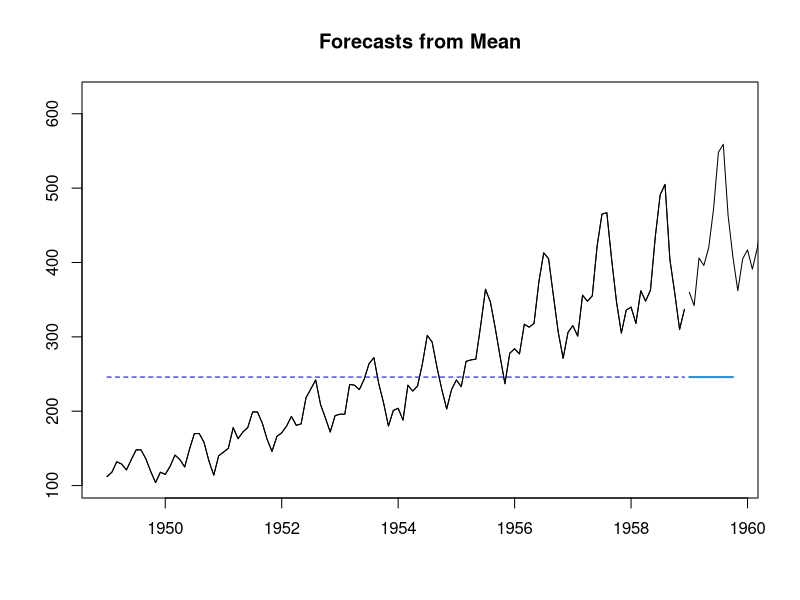
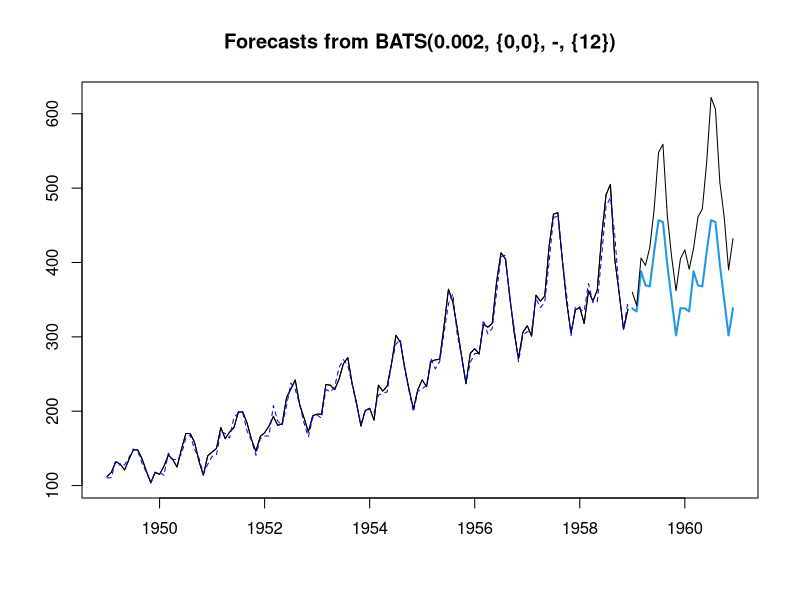
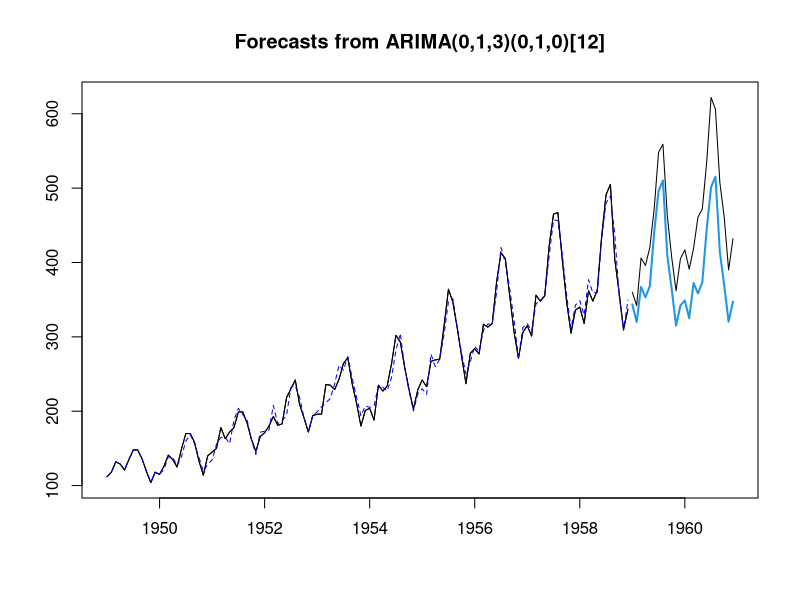
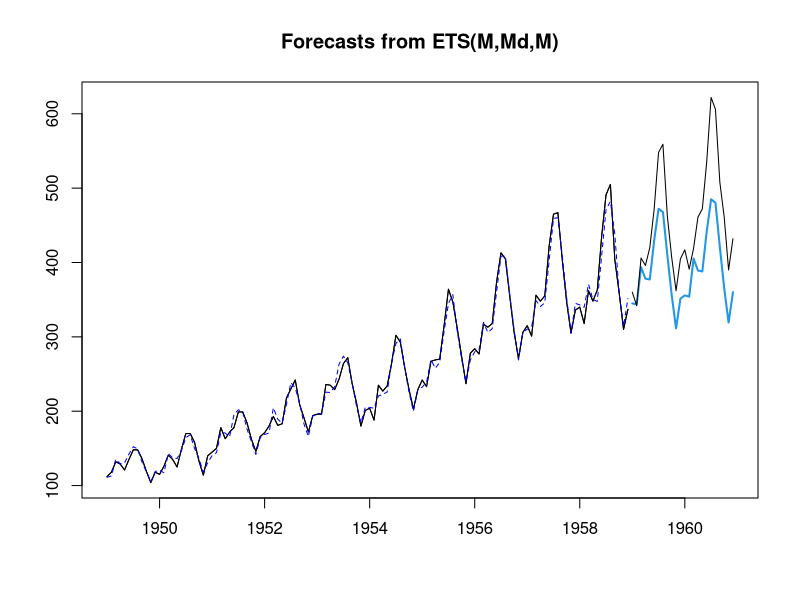
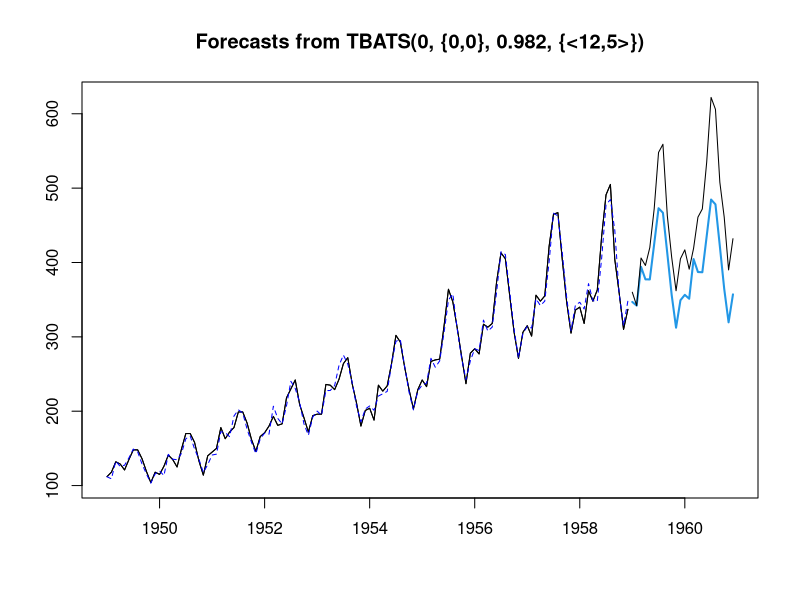

The R script that drew these images, in order: (Note: this script raises an error after producing the figures.)

#AirPassengers
library(forecast)
data("AirPassengers")
train = window(AirPassengers, start=c(1949, 1), end=c(1958, 12))
test = window(AirPassengers, start=c(1959, 1), end=c(1960, 12))
forecast_wrapper <- function(model, ...){
  mod <- model(train, ...)
  pred <- forecast::forecast(mod, length(test))
  plot(pred, ylim = range(c(train, test)), PI=FALSE, shaded=FALSE)
  lines(train, col='black')
  lines(test, col='black')
  lines(fitted(mod), col='blue', lty=2)
  forecast::accuracy(pred, test)[,'MAE']
}
forecast_wrapper(forecast::meanf)
forecast_wrapper(forecast::bats, seasonal.periods=12)
forecast_wrapper(forecast::auto.arima, stepwise=FALSE)
forecast_wrapper(forecast::ets, restrict=FALSE, allow.multiplicative.trend=TRUE)
forecast_wrapper(forecast::tbats, seasonal.periods=12)
tr <- data.frame(
  date = seq_along(train),
  AirPassengers = train
)
te <- data.frame(
  date = length(train) + seq_along(test),
  AirPassengers = test
)
stopifnot((nrow(tr) + nrow(te)) == length(AirPassengers))
write.csv(tr, '~/datasets/AirPassengers_train.csv', row.names=FALSE)
write.csv(te, '~/datasets/AirPassengers_test.csv', row.names=FALSE)

#Nutonian
#https://trial.nutonian.com/DataRobot/modeling/AirPassengers_train_79d9b7e7-1844-4f0a-9e42-56a7176d881b/0
mylag <- function(x, n){
  tmp <- quantmod::Lag(as.numeric(x), n)[,1]
  tmp <- ts(tmp, start=start(x), frequency = frequency(x))
  return(tmp)
}
pred1 <- function(x){
  36.98 + 1.395*pmax(mylag(x, 24), mylag(x, 33)) - 0.3684*mylag(x, 33)
}
pred2 <- function(x){
  43.85 + 1.083*mylag(x, 24)
}
eq_pred <- pred2(AirPassengers)
eq_pred <- ts(eq_pred, start=start(AirPassengers), frequency = frequency(AirPassengers))
eq_pred_train <- window(eq_pred, start=start(train), end=end(train))
eq_pred_test <- window(eq_pred, start=start(test), end=end(test))
plot(AirPassengers, col='white')
lines(train, col='black')
lines(test, col='black')
lines(eq_pred_train, col='blue', lty=2)
lines(eq_pred_test, col='blue', lty=1)
accuracy(eq_pred_test, test)

#Lynx
library(forecast)
data("lynx")
train <- window(lynx, end=1900)
test <- window(lynx, start=1901)
write.csv(train, '~/datasets/lynx_train.csv')
write.csv(test, '~/datasets/lynx_test.csv')
forecast_wrapper(forecast::ets, restrict=FALSE, allow.multiplicative.trend=TRUE)
forecast_wrapper(forecast::meanf)
forecast_wrapper(forecast::bats, seasonal.periods=9.63)
forecast_wrapper(forecast::auto.arima, stepwise=FALSE)
forecast_wrapper(forecast::auto.arima, stepwise=FALSE, max.p=0, max.q=5)
forecast_wrapper(forecast::tbats, seasonal.periods=9.63)
